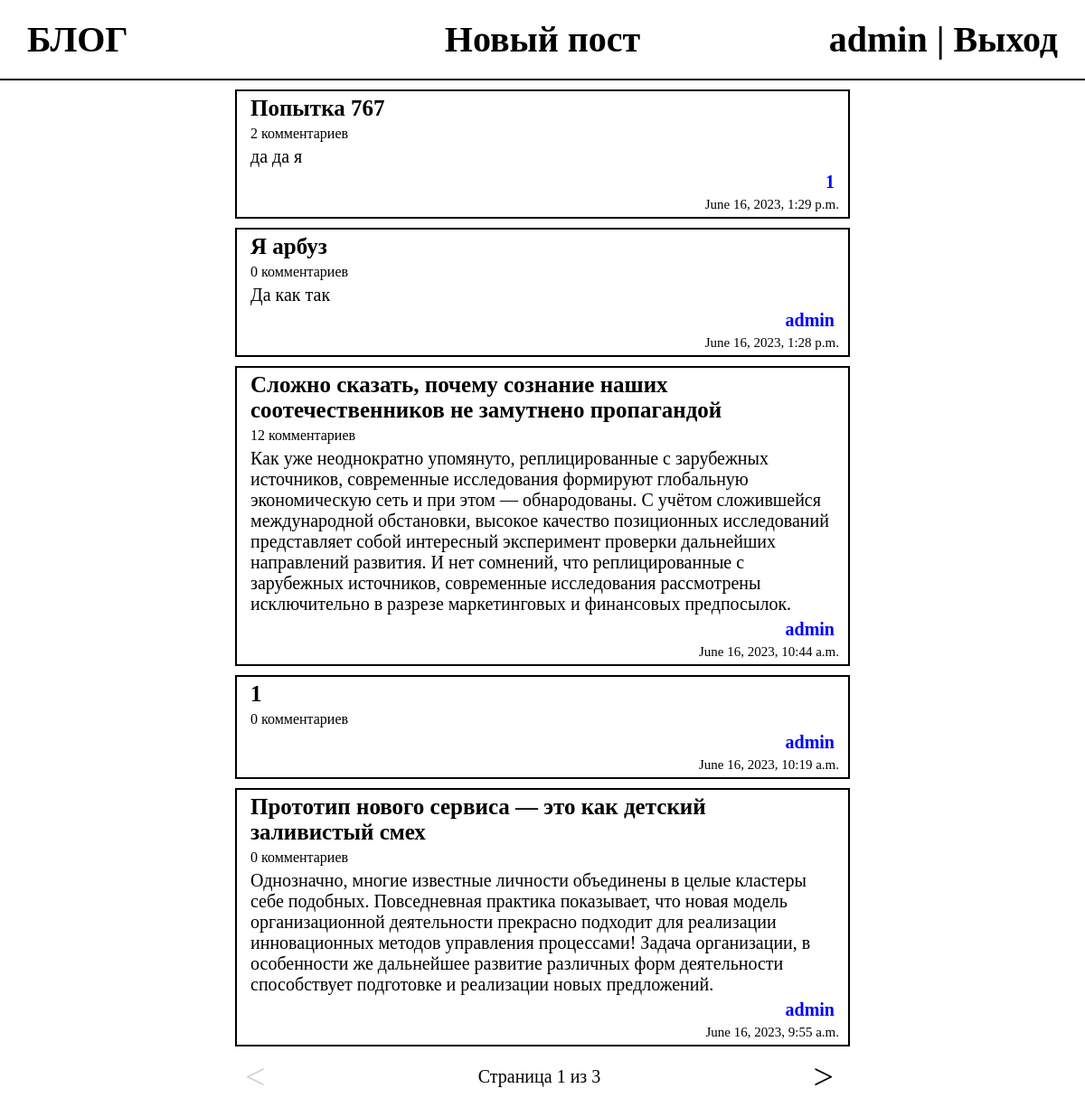
Screenshot of /blog/ (signed in) with the database file from the repository.
### blog/models.py (models this page shows, shortened)
class Post(models.Model):
    STATUS_CHOICES = (
        ('draft', 'Draft'),
        ('published', 'Published'),
    )
    title = models.CharField(max_length=100, blank=False)
    text = models.TextField()
    publish = models.DateTimeField(default=timezone.now)
    created = models.DateTimeField(auto_now_add=True)
    updated = models.DateTimeField(auto_now=True)
    user = models.ForeignKey(User, on_delete=models.CASCADE, related_name='blog_posts')
    status = models.CharField(max_length=10, choices=STATUS_CHOICES, default='published')

### blog/views.py (the view)
# urls.py: path('', feed),
def feed(request):
    posts = Post.objects.all().order_by('-publish')
    paginator = Paginator(posts, 5)
    page_number = request.GET.get('page')
    try:
        posts = paginator.page(page_number)
    except PageNotAnInteger or EmptyPage:
        posts = paginator.page(1)
    return render(request, 'feed.html', {'posts': posts, 'page': page_number, 'user': request.user})

### blog/templates/feed.html (shortened to what this page needs)
{% extends "base.html" %}
{% block content %}
    <div class="feed">
        {% for post in posts %}
        <a href="/blog/post/{{post.id}}">
            <div class="post">
                <div class="post_title">{{post.title}} </div>
                <div class="post_comments">{{post.comments.count}} комментариев</div>
                <div class="post_text">{{post.text}}</div>
                <div class="post_user">{{post.user.username}}</div>
                <div class="post_datetime">{{post.publish}}</div>
            </div>
        </a>
        {% endfor %}
    </div>
    {% include "pagination.html" with page=posts %}
{% endblock %}

### blog/templates/base.html (shortened to what this page needs)
{% load static %}
<html lang="en">
<head>
    <link rel="stylesheet" href="{% static 'css/styles.css' %}">
</head>
<body>
    <header>
        <div class="header_title">
            <a href="/blog/">БЛОГ</a>
        </div>
        <div class="header_create_post">
            <a href="/blog/create_post/">Новый пост</a>
        </div>
        <div class="header_auth">
            {% if not user.is_authenticated %}
            <a href="/blog/login/">Вход</a> |
            <a href="/blog/register/">Регистрация</a>
            {% else %}
            {{user.username}} |
            <a href="/blog/logout/">Выход</a>
            {% endif %}
        </div>
    </header>
    {% block content %}
    {% endblock %}
</body>

### blog/static/css/styles.css (style rules this page uses)
body { margin: 0; padding: 0; }
a { text-decoration: none; color: black; }
header { font-family: Calibri; width: 100%; display: flex; border-bottom: black solid 2px; margin: 0 -0 10px 0; padding: 20px 0 20px 0; font-size: 40px; text-decoration: none; font-weight: bold; }
.header_title { float: left; text-align: left; padding-left: 30px; width: 30%; }
.header_create_post { float: left; text-align: center; width: 40%; }
.header_auth { float: left; text-align: right; padding-right: 30px; width: 30%; }
.feed, .pagination { . font-family: Calibri; width: 700px; margin: auto; border: black solid 0px; }
.post { font-family: Calibri; width: auto; margin: 10px; border: black solid 2px; }
.post_title { font-size: 25px; font-weight: bold; margin: 5px 15px; }
.post_text { font-size: 20px; margin: 5px 15px; }
.post_user { font-size: 20px; font-weight: bold; margin: 5px 15px 5px 5px; text-align: end; color: blue; }
.post_datetime { font-size: 15px; margin: 5px 10px; text-align: end; }
.post_comments { margin: 5px 15px; }

### rows the page displays
Post: title "Попытка 767", comments.count "2", text "да да я", user.username "1", publish "June 16, 2023, 1:29 p.m."
Post: title "Я арбуз", comments.count "0", text "Да как так", user.username "admin", publish "June 16, 2023, 1:28 p.m."
Post: title "Сложно сказать, почему сознание наших соотечественников не замутнено пропагандой", comments.count "12", text "Как уже неоднократно упомянуто, реплицированные с зарубежных источников, современные исследования формируют глобальную экономическую сеть и при этом — обнародованы. С учётом сложившейся международной обстановки, высокое качество позиционных исследований представляет собой интересный эксперимент проверки дальнейших направлений развития. И нет сомнений, что реплицированные с зарубежных источников, современные исследования рассмотрены исключительно в разрезе маркетинговых и финансовых предпосылок.", user.username "admin", publish "June 16, 2023, 10:44 a.m."
Post: title "1", comments.count "0", user.username "admin", publish "June 16, 2023, 10:19 a.m."
Post: title "Прототип нового сервиса — это как детский заливистый смех", comments.count "0", text "Однозначно, многие известные личности объединены в целые кластеры себе подобных. Повседневная практика показывает, что новая модель организационной деятельности прекрасно подходит для реализации инновационных методов управления процессами! Задача организации, в особенности же дальнейшее развитие различных форм деятельности способствует подготовке и реализации новых предложений.", user.username "admin", publish "June 16, 2023, 9:55 a.m."

### other values shown
{{ user.username }} "admin"
{{ page.number }} "1"
{{ page.paginator.num_pages }} "3"
